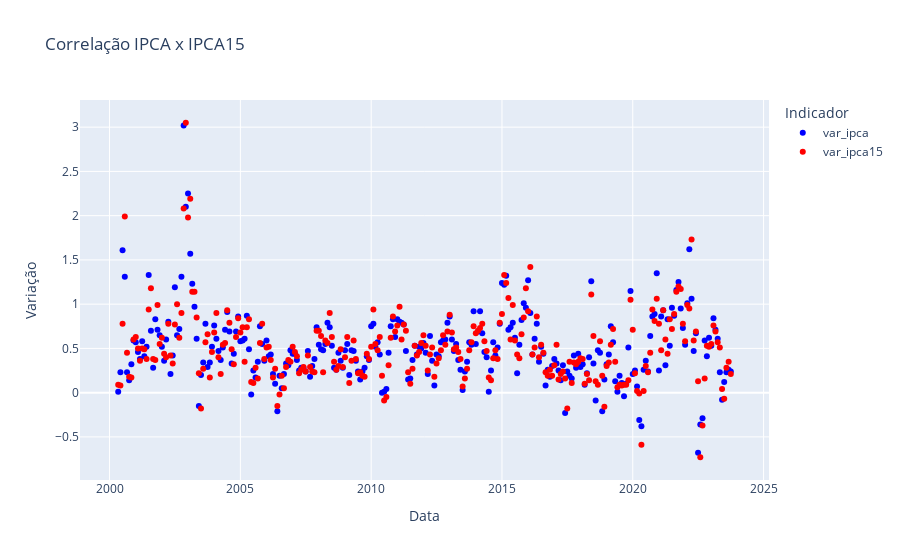

This figure's notebook cell:
### Markdown cell above
Agora eu vou plotar essarelação, ein....olha....PLOTEI!

Trago um gráfico de dispersão que explora a relação entre as variações do IPCA e do IPCA-15.

### Code cell
# Garantindo que os dados de data estejam no formato adequado para a criação do gráfico
padrao_inflacionario.index = padrao_inflacionario.index.to_timestamp()

# Dados para plot
fig = px.scatter(padrao_inflacionario, 
                 x=padrao_inflacionario.index, 
                 y=['var_ipca', 'var_ipca15'],
                 color_discrete_map={'var_ipca': 'blue', 'var_ipca15': 'red'},
                 labels={'variable': 'Indicador', 'value': 'Variação'},
                 title='Correlação IPCA x IPCA15')

# Configuração dos eixos
fig.update_xaxes(title_text='Data')
fig.update_yaxes(title_text='Variação')

fig.show()

### Figure 1 — Plotly figure (JSON) as saved in the notebook; plotly's stock layout.template omitted (floating-point values rounded to 4 significant figures; data arrays with more than 128 entries replaced by an {"elided": "..."} marker saying what was removed)
{"data": [{"hovertemplate": "Indicador=var_ipca<br>date=%{x}<br>Variação=%{y}<extra></extra>", "legendgroup": "var_ipca", "marker": {"color": "blue", "symbol": "circle"}, "mode": "markers", "name": "var_ipca", "orientation": "v", "showlegend": true, "type": "scatter", "x": {"elided": "282 str values"}, "xaxis": "x", "y": {"elided": "282 float values"}, "yaxis": "y"}, {"hovertemplate": "Indicador=var_ipca15<br>date=%{x}<br>Variação=%{y}<extra></extra>", "legendgroup": "var_ipca15", "marker": {"color": "red", "symbol": "circle"}, "mode": "markers", "name": "var_ipca15", "orientation": "v", "showlegend": true, "type": "scatter", "x": {"elided": "282 str values"}, "xaxis": "x", "y": {"elided": "282 float values"}, "yaxis": "y"}], "layout": {"legend": {"title": {"text": "Indicador"}, "tracegroupgap": 0}, "title": {"text": "Correlação IPCA x IPCA15"}, "xaxis": {"anchor": "y", "domain": [0, 1], "title": {"text": "Data"}}, "yaxis": {"anchor": "x", "domain": [0, 1], "title": {"text": "Variação"}}}}
